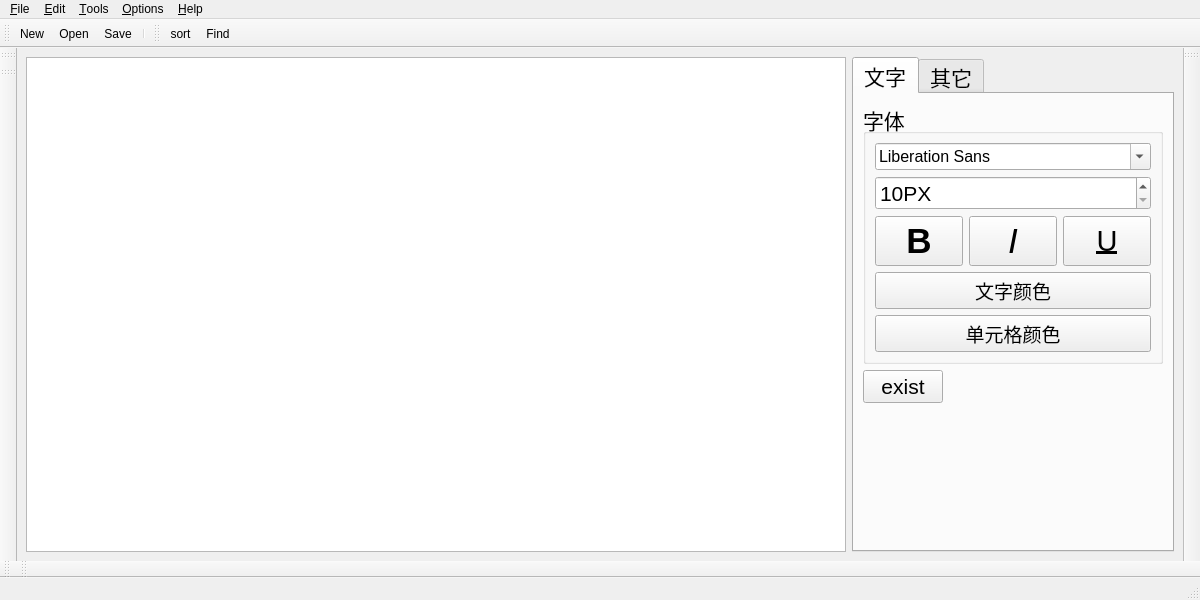
<?xml version="1.0" encoding="UTF-8"?>
<ui version="4.0">
 <class>MainWindow</class>
 <widget class="QMainWindow" name="MainWindow">
  <property name="geometry">
   <rect>
    <x>0</x>
    <y>0</y>
    <width>1200</width>
    <height>600</height>
   </rect>
  </property>
  <property name="sizePolicy">
   <sizepolicy hsizetype="Expanding" vsizetype="Expanding">
    <horstretch>0</horstretch>
    <verstretch>0</verstretch>
   </sizepolicy>
  </property>
  <property name="minimumSize">
   <size>
    <width>0</width>
    <height>0</height>
   </size>
  </property>
  <property name="windowTitle">
   <string>hofsuhgfahsdf</string>
  </property>
  <property name="windowIcon">
   <iconset resource="img.qrc">
    <normaloff>:/new/prefix1/resouce/table.jpg</normaloff>:/new/prefix1/resouce/table.jpg</iconset>
  </property>
  <widget class="QWidget" name="centralwidget">
   <property name="sizePolicy">
    <sizepolicy hsizetype="Expanding" vsizetype="Expanding">
     <horstretch>0</horstretch>
     <verstretch>0</verstretch>
    </sizepolicy>
   </property>
   <layout class="QHBoxLayout" name="horizontalLayout_2">
    <item>
     <layout class="QHBoxLayout" name="horizontalLayout">
      <item>
       <widget class="QTableWidget" name="tableWidget">
        <property name="enabled">
         <bool>true</bool>
        </property>
        <property name="sizePolicy">
         <sizepolicy hsizetype="Expanding" vsizetype="Preferred">
          <horstretch>0</horstretch>
          <verstretch>0</verstretch>
         </sizepolicy>
        </property>
        <property name="minimumSize">
         <size>
          <width>0</width>
          <height>0</height>
         </size>
        </property>
        <property name="contextMenuPolicy">
         <enum>Qt::CustomContextMenu</enum>
        </property>
        <property name="dragEnabled">
         <bool>false</bool>
        </property>
        <property name="sortingEnabled">
         <bool>false</bool>
        </property>
       </widget>
      </item>
      <item>
       <widget class="QTabWidget" name="tabWidget">
        <property name="enabled">
         <bool>true</bool>
        </property>
        <property name="sizePolicy">
         <sizepolicy hsizetype="Fixed" vsizetype="Expanding">
          <horstretch>0</horstretch>
          <verstretch>0</verstretch>
         </sizepolicy>
        </property>
        <property name="minimumSize">
         <size>
          <width>300</width>
          <height>0</height>
         </size>
        </property>
        <property name="font">
         <font>
          <pointsize>16</pointsize>
         </font>
        </property>
        <property name="currentIndex">
         <number>0</number>
        </property>
        <property name="movable">
         <bool>true</bool>
        </property>
        <widget class="QWidget" name="tab">
         <attribute name="title">
          <string>文字</string>
         </attribute>
         <layout class="QFormLayout" name="formLayout_2">
          <item row="0" column="0">
           <widget class="QGroupBox" name="groupBox">
            <property name="sizePolicy">
             <sizepolicy hsizetype="Fixed" vsizetype="Preferred">
              <horstretch>0</horstretch>
              <verstretch>0</verstretch>
             </sizepolicy>
            </property>
            <property name="minimumSize">
             <size>
              <width>300</width>
              <height>0</height>
             </size>
            </property>
            <property name="maximumSize">
             <size>
              <width>300</width>
              <height>16777215</height>
             </size>
            </property>
            <property name="font">
             <font>
              <pointsize>16</pointsize>
             </font>
            </property>
            <property name="title">
             <string>字体</string>
            </property>
            <layout class="QGridLayout" name="gridLayout">
             <item row="2" column="2">
              <widget class="QPushButton" name="pushButton_3">
               <property name="minimumSize">
                <size>
                 <width>50</width>
                 <height>50</height>
                </size>
               </property>
               <property name="font">
                <font>
                 <pointsize>22</pointsize>
                 <underline>true</underline>
                </font>
               </property>
               <property name="text">
                <string>U</string>
               </property>
               <property name="checkable">
                <bool>true</bool>
               </property>
              </widget>
             </item>
             <item row="2" column="0">
              <widget class="QPushButton" name="pushButton">
               <property name="minimumSize">
                <size>
                 <width>50</width>
                 <height>50</height>
                </size>
               </property>
               <property name="font">
                <font>
                 <pointsize>26</pointsize>
                 <bold>true</bold>
                </font>
               </property>
               <property name="text">
                <string>B</string>
               </property>
               <property name="checkable">
                <bool>true</bool>
               </property>
              </widget>
             </item>
             <item row="2" column="1">
              <widget class="QPushButton" name="pushButton_2">
               <property name="minimumSize">
                <size>
                 <width>50</width>
                 <height>50</height>
                </size>
               </property>
               <property name="font">
                <font>
                 <pointsize>26</pointsize>
                 <italic>true</italic>
                </font>
               </property>
               <property name="text">
                <string>I</string>
               </property>
               <property name="checkable">
                <bool>true</bool>
               </property>
              </widget>
             </item>
             <item row="4" column="0" colspan="3">
              <widget class="QPushButton" name="pushButton_5">
               <property name="font">
                <font>
                 <pointsize>14</pointsize>
                </font>
               </property>
               <property name="text">
                <string>单元格颜色</string>
               </property>
              </widget>
             </item>
             <item row="3" column="0" colspan="3">
              <widget class="QPushButton" name="pushButton_4">
               <property name="font">
                <font>
                 <pointsize>14</pointsize>
                </font>
               </property>
               <property name="text">
                <string>文字颜色</string>
               </property>
              </widget>
             </item>
             <item row="0" column="0" colspan="3">
              <widget class="QFontComboBox" name="fontComboBox">
               <property name="font">
                <font>
                 <pointsize>12</pointsize>
                </font>
               </property>
              </widget>
             </item>
             <item row="1" column="0" colspan="3">
              <widget class="QSpinBox" name="spinBox">
               <property name="font">
                <font>
                 <pointsize>16</pointsize>
                </font>
               </property>
               <property name="accelerated">
                <bool>true</bool>
               </property>
               <property name="suffix">
                <string>PX</string>
               </property>
               <property name="prefix">
                <string/>
               </property>
               <property name="minimum">
                <number>10</number>
               </property>
               <property name="maximum">
                <number>72</number>
               </property>
               <property name="stepType">
                <enum>QAbstractSpinBox::DefaultStepType</enum>
               </property>
              </widget>
             </item>
            </layout>
           </widget>
          </item>
          <item row="1" column="0">
           <widget class="QPushButton" name="pushButton_6">
            <property name="text">
             <string>exist</string>
            </property>
           </widget>
          </item>
         </layout>
        </widget>
        <widget class="QWidget" name="tab_2">
         <attribute name="title">
          <string>其它</string>
         </attribute>
        </widget>
       </widget>
      </item>
     </layout>
    </item>
   </layout>
  </widget>
  <widget class="QMenuBar" name="menubar">
   <property name="geometry">
    <rect>
     <x>0</x>
     <y>0</y>
     <width>1200</width>
     <height>17</height>
    </rect>
   </property>
   <widget class="QMenu" name="menu_File">
    <property name="title">
     <string>&amp;File</string>
    </property>
    <addaction name="actionNew"/>
    <addaction name="actionOpen"/>
    <addaction name="actionSave"/>
    <addaction name="actionSave_as"/>
    <addaction name="separator"/>
    <addaction name="actionRecent_file"/>
    <addaction name="separator"/>
    <addaction name="actionExit"/>
   </widget>
   <widget class="QMenu" name="menu_Edit">
    <property name="title">
     <string>&amp;Edit</string>
    </property>
    <widget class="QMenu" name="menuSelect">
     <property name="title">
      <string>Select</string>
     </property>
     <addaction name="actionRow"/>
     <addaction name="actionCol"/>
     <addaction name="actionAll"/>
    </widget>
    <addaction name="actionCut"/>
    <addaction name="actionCopy"/>
    <addaction name="actionPaste"/>
    <addaction name="actionDelete"/>
    <addaction name="menuSelect"/>
    <addaction name="separator"/>
    <addaction name="actionGoto"/>
    <addaction name="actionFind"/>
   </widget>
   <widget class="QMenu" name="menu_Tools">
    <property name="title">
     <string>&amp;Tools</string>
    </property>
   </widget>
   <widget class="QMenu" name="menu_Options">
    <property name="title">
     <string>&amp;Options</string>
    </property>
   </widget>
   <widget class="QMenu" name="menu_Help">
    <property name="title">
     <string>&amp;Help</string>
    </property>
    <addaction name="actionAbout_us"/>
    <addaction name="actionAbout_Qt"/>
   </widget>
   <addaction name="menu_File"/>
   <addaction name="menu_Edit"/>
   <addaction name="menu_Tools"/>
   <addaction name="menu_Options"/>
   <addaction name="menu_Help"/>
  </widget>
  <widget class="QToolBar" name="toolBar">
   <property name="windowTitle">
    <string>toolBar</string>
   </property>
   <attribute name="toolBarArea">
    <enum>TopToolBarArea</enum>
   </attribute>
   <attribute name="toolBarBreak">
    <bool>false</bool>
   </attribute>
   <addaction name="actionNew"/>
   <addaction name="actionOpen"/>
   <addaction name="actionSave"/>
   <addaction name="separator"/>
  </widget>
  <widget class="QToolBar" name="toolBar_2">
   <property name="windowTitle">
    <string>toolBar_2</string>
   </property>
   <attribute name="toolBarArea">
    <enum>LeftToolBarArea</enum>
   </attribute>
   <attribute name="toolBarBreak">
    <bool>false</bool>
   </attribute>
  </widget>
  <widget class="QToolBar" name="toolBar_3">
   <property name="windowTitle">
    <string>toolBar_3</string>
   </property>
   <attribute name="toolBarArea">
    <enum>BottomToolBarArea</enum>
   </attribute>
   <attribute name="toolBarBreak">
    <bool>false</bool>
   </attribute>
  </widget>
  <widget class="QToolBar" name="toolBar_4">
   <property name="windowTitle">
    <string>toolBar_4</string>
   </property>
   <attribute name="toolBarArea">
    <enum>LeftToolBarArea</enum>
   </attribute>
   <attribute name="toolBarBreak">
    <bool>false</bool>
   </attribute>
  </widget>
  <widget class="QToolBar" name="toolBar_5">
   <property name="windowTitle">
    <string>toolBar_5</string>
   </property>
   <attribute name="toolBarArea">
    <enum>RightToolBarArea</enum>
   </attribute>
   <attribute name="toolBarBreak">
    <bool>false</bool>
   </attribute>
  </widget>
  <widget class="QToolBar" name="toolBar_6">
   <property name="windowTitle">
    <string>toolBar_6</string>
   </property>
   <attribute name="toolBarArea">
    <enum>BottomToolBarArea</enum>
   </attribute>
   <attribute name="toolBarBreak">
    <bool>false</bool>
   </attribute>
  </widget>
  <widget class="QToolBar" name="toolBar_7">
   <property name="windowTitle">
    <string>toolBar_7</string>
   </property>
   <attribute name="toolBarArea">
    <enum>TopToolBarArea</enum>
   </attribute>
   <attribute name="toolBarBreak">
    <bool>false</bool>
   </attribute>
   <addaction name="actionSort"/>
   <addaction name="actionFind"/>
  </widget>
  <widget class="QStatusBar" name="statusBar"/>
  <action name="actionNew">
   <property name="icon">
    <iconset resource="img.qrc">
     <normaloff>:/new/prefix1/resouce/addFile.ico</normaloff>:/new/prefix1/resouce/addFile.ico</iconset>
   </property>
   <property name="text">
    <string>New</string>
   </property>
   <property name="shortcut">
    <string>Ctrl+N</string>
   </property>
  </action>
  <action name="actionOpen">
   <property name="icon">
    <iconset resource="img.qrc">
     <normaloff>:/new/prefix1/resouce/open.png</normaloff>:/new/prefix1/resouce/open.png</iconset>
   </property>
   <property name="text">
    <string>Open</string>
   </property>
   <property name="shortcut">
    <string>Ctrl+O</string>
   </property>
  </action>
  <action name="actionSave">
   <property name="icon">
    <iconset resource="img.qrc">
     <normaloff>:/new/prefix1/resouce/save.png</normaloff>:/new/prefix1/resouce/save.png</iconset>
   </property>
   <property name="text">
    <string>Save</string>
   </property>
   <property name="shortcut">
    <string>Ctrl+S</string>
   </property>
  </action>
  <action name="actionSave_as">
   <property name="text">
    <string>Save as</string>
   </property>
  </action>
  <action name="actionExit">
   <property name="text">
    <string>Exit</string>
   </property>
  </action>
  <action name="actionCut">
   <property name="icon">
    <iconset resource="img.qrc">
     <normaloff>:/new/prefix1/resouce/cut.webp</normaloff>:/new/prefix1/resouce/cut.webp</iconset>
   </property>
   <property name="text">
    <string>Cut</string>
   </property>
   <property name="shortcut">
    <string>Ctrl+X</string>
   </property>
  </action>
  <action name="actionCopy">
   <property name="icon">
    <iconset resource="img.qrc">
     <normaloff>:/new/prefix1/resouce/copy.webp</normaloff>:/new/prefix1/resouce/copy.webp</iconset>
   </property>
   <property name="text">
    <string>Copy</string>
   </property>
   <property name="shortcut">
    <string>Ctrl+C</string>
   </property>
  </action>
  <action name="actionPaste">
   <property name="icon">
    <iconset resource="img.qrc">
     <normaloff>:/new/prefix1/resouce/paste.webp</normaloff>:/new/prefix1/resouce/paste.webp</iconset>
   </property>
   <property name="text">
    <string>Paste</string>
   </property>
   <property name="shortcut">
    <string>Ctrl+V</string>
   </property>
  </action>
  <action name="actionDelete">
   <property name="text">
    <string>Delete</string>
   </property>
   <property name="shortcut">
    <string>Del</string>
   </property>
  </action>
  <action name="actionRow">
   <property name="text">
    <string>Row</string>
   </property>
  </action>
  <action name="actionCol">
   <property name="text">
    <string>Col</string>
   </property>
  </action>
  <action name="actionAll">
   <property name="text">
    <string>All</string>
   </property>
   <property name="shortcut">
    <string>Ctrl+A</string>
   </property>
  </action>
  <action name="actionGoto">
   <property name="text">
    <string>Goto</string>
   </property>
   <property name="toolTip">
    <string>Goto</string>
   </property>
  </action>
  <action name="actionAbout_us">
   <property name="text">
    <string>About us</string>
   </property>
  </action>
  <action name="actionAbout_Qt">
   <property name="text">
    <string>About Qt</string>
   </property>
  </action>
  <action name="actionRecent_file">
   <property name="text">
    <string>Recent file</string>
   </property>
  </action>
  <action name="actionSort">
   <property name="checkable">
    <bool>true</bool>
   </property>
   <property name="icon">
    <iconset resource="img.qrc">
     <normaloff>:/new/prefix1/resouce/sort.jpg</normaloff>:/new/prefix1/resouce/sort.jpg</iconset>
   </property>
   <property name="text">
    <string>sort</string>
   </property>
  </action>
  <action name="actionFind">
   <property name="icon">
    <iconset resource="img.qrc">
     <normaloff>:/new/prefix1/resouce/find.png</normaloff>:/new/prefix1/resouce/find.png</iconset>
   </property>
   <property name="text">
    <string>Find</string>
   </property>
   <property name="shortcut">
    <string>Ctrl+F</string>
   </property>
  </action>
 </widget>
 <resources>
  <include location="img.qrc"/>
 </resources>
 <connections/>
</ui>
